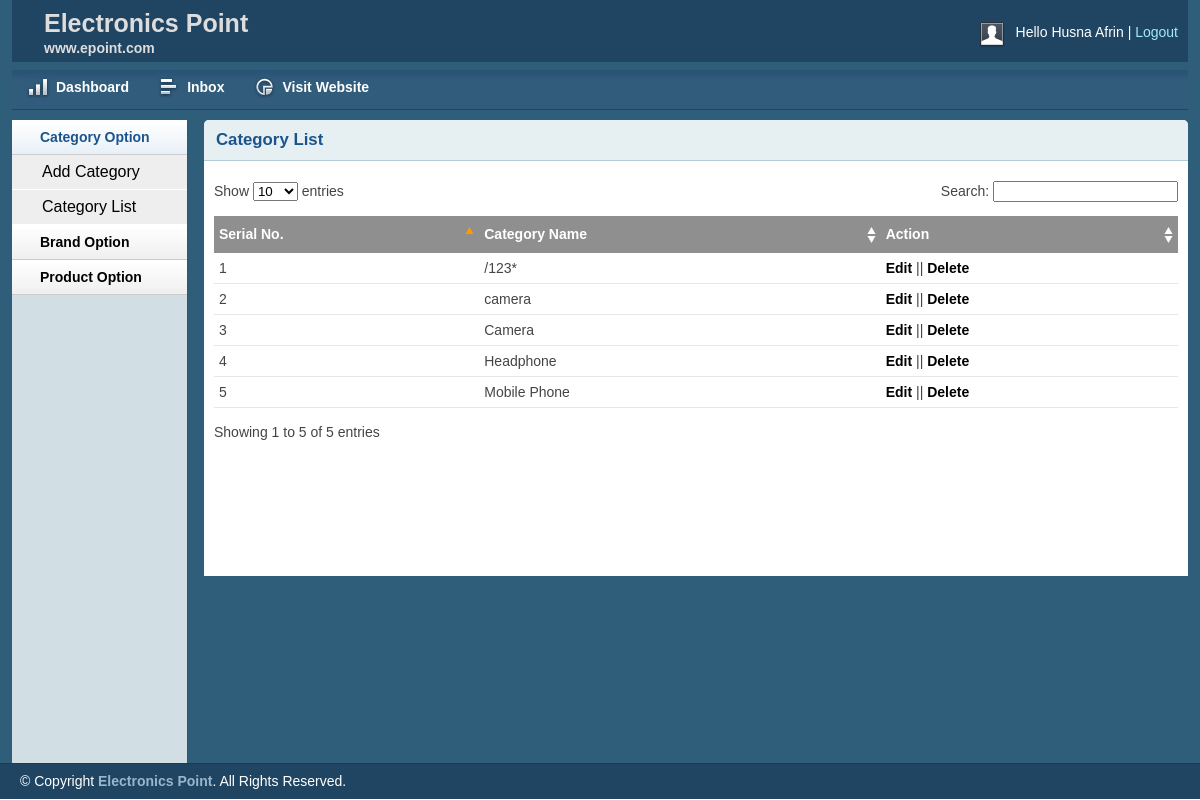
The app's page /shop/admin/catlist.php (signed in) with its own data.
### tables this page shows
CREATE TABLE `tbl_category` (
  `catId` int(11) NOT NULL,
  `catName` varchar(255) NOT NULL
);

### shop/libs/Database.php (called while the page is built, shortened)
<?php
Class Database{
	 public $host   = DB_HOST;
	 public $user   = DB_USER;
	 public $pass   = DB_PASS;
	 public $dbname = DB_NAME;
	 public $link;
	private function connectDB(){
		 $this->link = new mysqli($this->host, $this->user, $this->pass,$this->dbname);
	 }
	public function select($query){
	  $result = $this->link->query($query) or die($this->link->error.__LINE__);
		  if($result->num_rows > 0){
		    return $result;
		  }else {
		    return false;
		  }
	 }
}

### shop/classes/Category.php (called while the page is built, shortened)
<?php
$filepath = realpath(dirname(__FILE__));
include_once ($filepath."/../libs/Database.php");
?>
<?php
class Category
{
	private $db;
	function __construct()
	{
		$this->db = new Database();
	}
	public function getAllcat(){
		$sql = "SELECT * FROM tbl_category ORDER BY catId DESC";
		$result = $this->db->select($sql);
		return $result;
	}
}
?>

### shop/admin/catlist.php (the view, shortened to what this page needs)
<?php include 'inc/header.php';?>
<?php include 'inc/sidebar.php';?>
<?php
include "../classes/Category.php";
?>
<?php
    $cat = new Category();
    $allCat = $cat->getAllcat();
?>
        <div class="grid_10">
            <div class="box round first grid">
                <h2>Category List</h2>
                <div class="block">
                    <table class="data display datatable" id="example">
					<thead>
						<tr>
							<th>Serial No.</th>
							<th>Category Name</th>
							<th>Action</th>
						</tr>
					</thead>
					<tbody>
						<?php
							if ($allCat) {
								$i = 1;
								while ($row = $allCat->fetch_assoc()) {
						?>
						<tr class="odd gradeX">
							<td><?php echo $i; ?></td>
							<td><?php echo $row['catName']; ?></td>
							<td><a href="editcat.php?catid=<?php echo $row['catId'] ?>">Edit</a> || <a href="?delid=<?php echo $row['catId'] ?>" onclick="return confirm('Are you sure to delete?')">Delete</a></td>
						</tr>
						<?php
								$i++;
								}
							}else{
								echo "Category Not Found!";
							}
						?>
					</tbody>
				</table>
               </div>
            </div>
        </div>
<?php include 'inc/footer.php';?>

### shop/admin/css/text.css (style rules this page uses)
body { font: 13px/1.5 Tahoma, Helvetica, Arial, 'Liberation Sans', FreeSans, sans-serif; }
h2 { font-size: 23px; }
p, dl, hr, h1, h2, h3, h4, h5, h6, ol, ul, pre, table, address, fieldset { margin-bottom: 20px; }

### shop/admin/css/grid.css (style rules this page uses)
.grid_1, .grid_2, .grid_3, .grid_4, .grid_5, .grid_6, .grid_7, .grid_8, .grid_9, .grid_10, .grid_11, .grid_12, .grid_13, .grid_14, .grid_15, .grid_16 { display: inline; float: left; margin-left: 1%; margin-right: 1%; }
.container_12 .grid_10 { width: 81.333%; }

### shop/admin/css/layout.css (style rules this page uses)
body { background: #fff none repeat scroll 0 0; color: #444; font-size: 14px; padding: 0; }
a { color: #000; font-weight:bold; text-decoration: none; }
h1, h2, h3, h4, h5, h6 { line-height:1.2em; margin-bottom:.3em; }
h2 { margin-top:1em; }
.box { background:#fff; margin-bottom:20px; padding:10px 10px 10px 10px; margin-left:-8px; }
.box.grid { padding-bottom:40px; }
.box.round { -moz-border-radius: 5px 5px 0px 0px; -webkit-border-radius: 5px 5px 0px 0px; border-radius: 5px 5px 0px 0px; }
.box h2 { font-size:1.2em; font-weight:bold; color:#1B548D; background:#E6F0F3; margin:-10px -10px 0 -10px; padding:10px 12px; border-bottom:1px solid #B3CBD6; -moz-border-radius: 5px 5px 0px 0px; -webkit-border-radius: 5px 5px 0px 0px; border-radius: 5px 5px 0px 0px; }
.box.first { min-height: 406px; }
.block { padding-top:20px; }
.block { padding-bottom:1px; }
table.display { margin: 0 auto; clear: both; width: 100%; }
.sorting_asc { background: #8f8f8f url(../img/table/sort_asc.png) no-repeat center right; padding:8px 5px; text-align:left; color:#fff; }
.sorting { background:#8f8f8f url(../img/table/sort_both.png) no-repeat center right; padding:8px 5px; text-align:left; color:#fff; }
tr.odd { height: 30px; line-height: 30px; border-bottom:1px solid #e6e6e6; }
tr.even { height: 30px; line-height: 30px; border-bottom:1px solid #e6e6e6; }
tr.odd td, tr.even td { padding-left:5px; }

### records on screen
tbl_category: catName "/123*"
tbl_category: catName "camera"
tbl_category: catName "Camera"
tbl_category: catName "Headphone"
tbl_category: catName "Mobile Phone"

### other values on screen
Session::get("adminName") "Husna Afrin"
